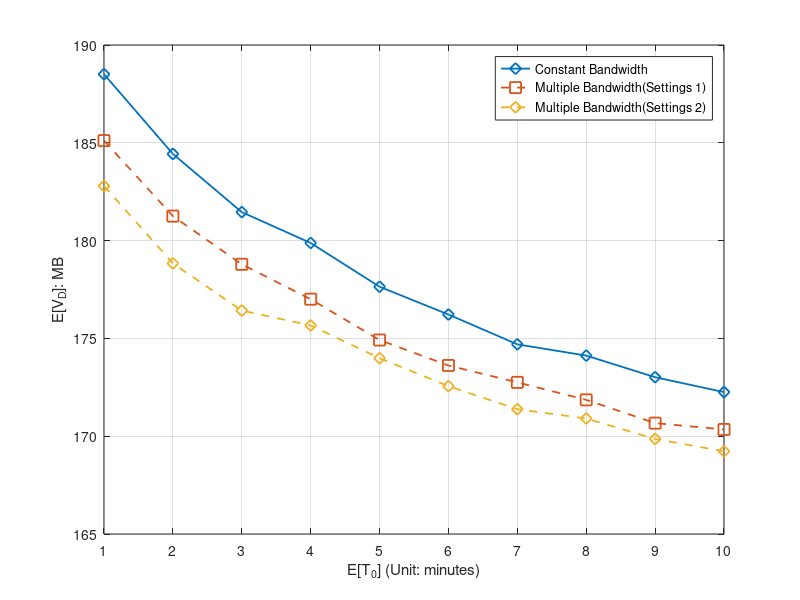

The MATLAB script that drew this image:
%% Minutes
x_label =[1 2 3 4 5 6 7 8 9 10];



%% for DeadlinMissRatio

%Miss ratio
%y_11 = [0.43694	0.46397	0.48332	0.49363	0.50814	0.51766	0.52466	0.5311	0.53914	0.54365];
%y_12 = [0.44458	0.47268	0.48745	0.50412	0.51284	0.51955	0.53107	0.53455	0.54424	0.54846];
%y_13 = [0.46327	0.48629	0.50458	0.51697	0.52702	0.53428	0.54158	0.54702	0.55357	0.5581];

%y_12 = [0.44722	0.47458	0.49191	0.50309	0.51647	0.52832	0.53307	0.54096	0.54749	0.55295];
%y_13 = [0.46618	0.49262	0.5087	0.5166	0.52613	0.53592	0.5429	0.54768	0.55522	0.55814];


%y_14 = [0.432	0.47088	0.4963	0.51284	0.5245	0.5316	0.54176	0.55268	0.55506	0.56238];

%E[V_O]
%y_11 = [79.790783	68.996878	61.406268	55.942602	50.969902	46.852809	43.626238	41.110291	38.416518	36.252686];
%y_12 = [73.748811	63.402773	56.430474	50.918414	46.900181	43.772495	39.890598	37.581515	35.069453	33.177462];
%y_13 = [66.7495	57.808782	50.509389	46.034537	41.981603	38.978738	35.824753	34.06753	31.780592	29.691121];

%y_12 = [72.518739	62.444033	55.530002	50.345801	45.654985 42.137588	39.656477	36.852702	34.265986	32.803687];
%y_13 = [66.67651	56.923948	50.486703	46.272222	41.812891 38.575385	35.869174	33.741454	31.335161	29.765093];

%y_14 = [42.255999	34.354196	29.796815	26.425294	23.72836	21.448916	19.960341	17.817315	16.867355	15.336617];


%E[V_D]
y_11 = [188.505949	184.431085	181.455533	179.877735	177.641333	176.221484	174.696053	174.120647	173.016195	172.25369];
%y_12 = [185.65933	181.596258	179.13828	176.71674	175.581078	174.783597	173.040474	172.452227	171.216488	170.67966];
%y_13 = [183.053974	179.455131	176.936524	175.184423	173.918873	172.553849	171.610447	170.882335	169.768753	169.056509];

y_12 = [185.112888	181.25234	178.788867	177.004582	174.918417 173.616201	172.752005	171.8568	170.669186	170.345275]
y_13 = [182.792181	178.834689	176.425122	175.661389	173.988747 172.558522	171.379433	170.904389	169.860879	169.22702]


%y_14 = [95.839995	92.910963	91.229952	89.829139	88.893638	88.690399	87.838165	86.993613	86.842999	86.362248];


i = i+1;
figure(i)

plot(x_label,y_11,'-d', 'MarkerSize',8, 'LineWidth',1.3)
hold on
plot(x_label,y_12,'--s', 'MarkerSize',8, 'LineWidth',1.3)
hold on
plot(x_label,y_13,'--d', 'MarkerSize',8, 'LineWidth',1.3)
hold on
%plot(x_label,y_14,'--o', 'MarkerSize',8, 'LineWidth',1.3)
%hold on


%ylabel('P_{miss}')
%ylabel('E[V_0]: MB')
ylabel('E[V_D]: MB')
xlabel('E[T_0] (Unit: minutes)')


xticklabels({'1','2','3','4','5','6','7','8','9','10'});

												
xlim([1, 10]);


set(gca, 'XTick', x_label);
%set(gca,'xticklabel',num2str(get(gca,'XTick')','%.4f'))
%legend({'F=200','F=500','F=1000'},'NumColumns',1);
%legend({'r_2=r_1 (Constant Bandwidth)','r_2=2r_1(Multiple Bandwidth)','r_2=3r_1(Multiple Bandwidth)','r_2=4r_1(Multiple Bandwidth)'},'NumColumns',1);
%legend({'Constant Bandwidth','Multiple Bandwidth (m=3)'},'NumColumns',1);

legend({'Constant Bandwidth','Multiple Bandwidth(Settings 1)','Multiple Bandwidth(Settings 2)'},'NumColumns',1);

%legend({'Constant Bandwidth','Multiple Bandwidth (E[t_1]=E[t_2])<E[T_C]','Multiple Bandwidth E[t_1]=E[t_2]=E[T_C]'},'NumColumns',1);
%legend({'Constant Bandwidth','Multiple Bandwidth (E[t_1]=E[t_2]=E[t_3])<E[T_C]','Multiple Bandwidth E[t_1]=E[t_2]=E[t_3]=E[T_C]'},'NumColumns',1);

%legend({'Constant Bandwidth','Multiple Bandwidth (m=2)','Multiple Bandwidth (m=3)'},'NumColumns',1);

hold off;
grid on;
